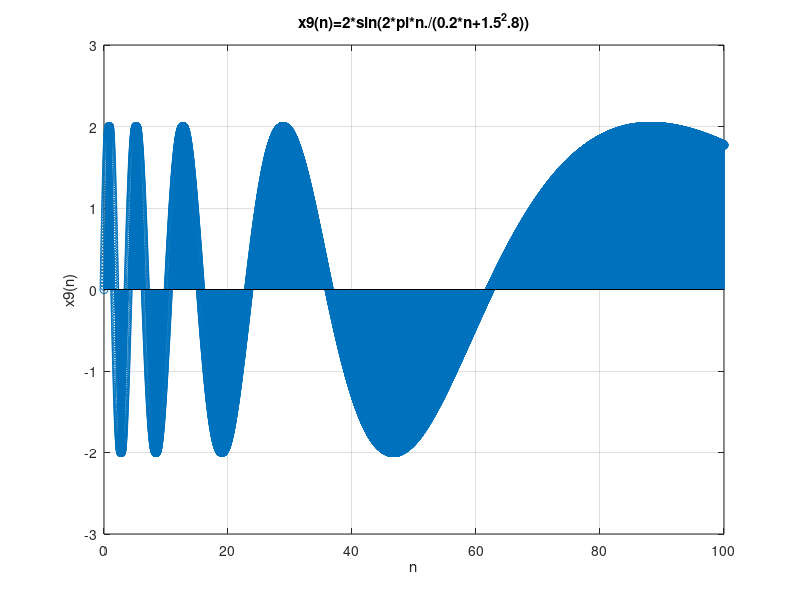

This figure's MATLAB source:
clear;
clc;
close all;

n = 0:0.01:100;
d = 0.2*n + 1.5^2.8;
p = 2*pi*n./d;
x = 2*sin(p);

figure;
stem(n,x);
xlabel('n');
ylabel('x9(n)');
title('x9(n)=2*sin(2*pi*n./(0.2*n+1.5^2.8))');
axis([0,100,-3,3]);
grid on;
